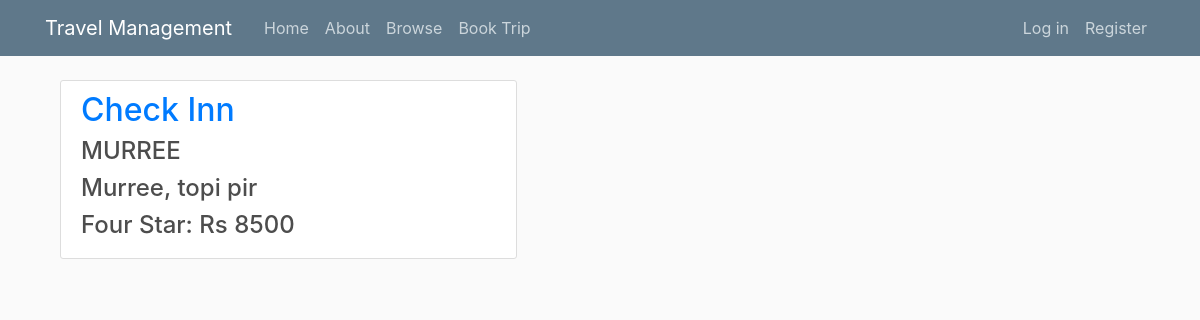
Page /hotel/2/ on the committed database.
### agency/models.py (models this page shows, shortened)
class HOTEL(models.Model):
    city_choice = (
        ('ISLAMABAD', 'ISLAMABAD'),
        ('MURREE', 'MURREE'),
        ('NATHIA GALI', 'NATHIA GALI'),
        ('NARAN KAGHAN', 'NARAN KAGHAN'),
        ('KASHMIR', 'KASHMIR'),
        ('SAWAT', 'SAWAT'),
    )
    name = models.CharField(max_length=100)
    city = models.CharField(max_length=100, choices=city_choice)
    address = models.CharField(max_length=100)
    image = models.ImageField(default='default_hotel.jpeg', upload_to='hotel_pics')
    charges = models.ForeignKey(HOTEL_FARE,null=True,on_delete=models.PROTECT)

class HOTEL_FARE(models.Model):
    type_choice = (
        ('Two Star','TWO STAR'),
        ('Three Star','THREE STAR'),
        ('Four Star','FOUR STAR'),
        ('Five Star','FIVE STAR'),
        ('Six Star','SIX STAR'),
        ('Seven Star','SEVEN STAR'),
    )
    hotel_type = models.CharField(max_length=100, choices=type_choice)
    hotel_fare = models.PositiveIntegerField(default=0)
    def __str__(self):
        return self.hotel_type + ': Rs ' + str(self.hotel_fare)
    class Meta:
        verbose_name="Hotel Fare"

### agency/views.py (the view)
# urls.py: path('hotel/<int:pk>/', views.HotelDetailView.as_view(), name='hotel-detail'),
class HotelDetailView(DetailView):
     model = HOTEL

### agency/templates/agency/hotel_detail.html (shortened to what this page needs)
{% extends "agency/base.html" %}
{% load static %}
{% block content %}
    <div class="col-md-8">
        <div class = "content-section">
            <h2><a href="#">{{ hotel.name }}</a></h2>
            <h4>{{ hotel.city }}</h4>
            <h4>{{ hotel.address }}</h4>
            <h4>{{ hotel.charges }}</h4>
        </div>
    </div>
{% endblock content %}

### agency/static/agency/main.css (style rules this page uses)
body { background: #fafafa; color: #333333; margin-top: 5rem; }
h1, h2, h3, h4, h5, h6 { color: #444444; }
.content-section { background: #ffffff; padding: 10px 20px; border: 1px solid #dddddd; border-radius: 3px; margin-bottom: 20px; }

### agency/static/agency/temp.css (style rules this page uses)
body { background-color: hsl(0, 0%, 98%); }
h1,h2,h3,h4,h5,h6 { color:hsl(0, 0%, 30%); }

### rows in the picture
HOTEL: name "Check Inn", city "MURREE", address "Murree, topi pir", charges "Four Star: Rs 8500"
